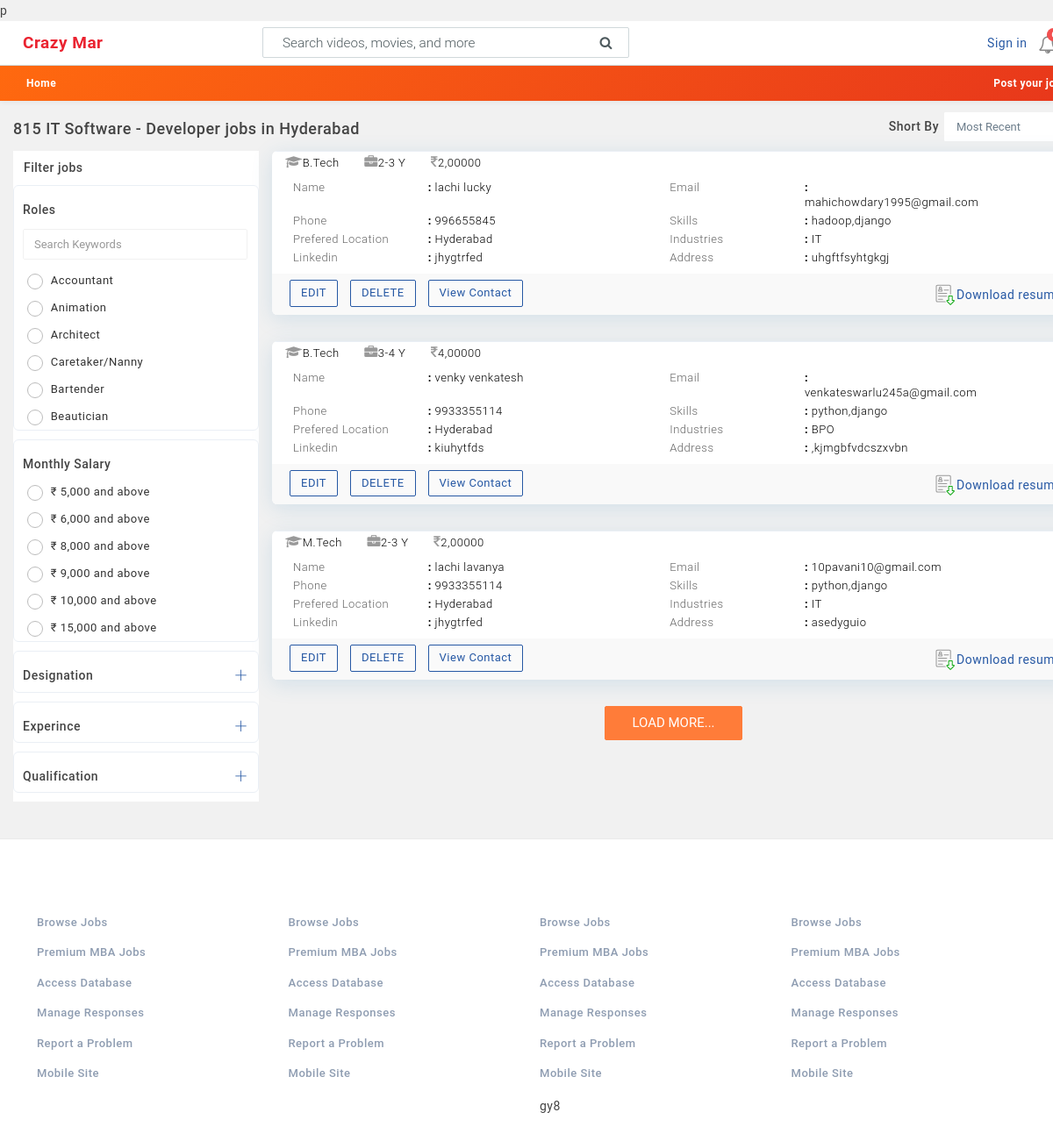
Screenshot of /sav3 with the database file from the repository.
### appsri/models.py (models this page shows)
class Resume(models.Model):
    user_id = models.CharField(max_length=30)
    userr_id = models.CharField(max_length=30)
    frist=models.CharField(max_length=30)
    second=models.CharField(max_length=30)
    email=models.EmailField()
    phone=models.IntegerField()
    designation=models.CharField(max_length=30)
    category=models.ForeignKey(Category,on_delete=models.CASCADE)
    experience=models.CharField(max_length=30)
    industt=models.ForeignKey(Industries,on_delete=models.CASCADE)
    jobtypeeee=models.ForeignKey(Jobtype,on_delete=models.CASCADE)
    expectpa=models.CharField(max_length=30)
    skill=models.CharField(max_length=30)
    photo=models.FileField(upload_to='file/')
    resumess=models.FileField(upload_to='file/')
    birth=models.DateField()
    address=models.CharField(max_length=30)
    city=models.ForeignKey(City,on_delete=models.CASCADE)
    state=models.ForeignKey(State,on_delete=models.CASCADE)
    country=models.ForeignKey(Country,on_delete=models.CASCADE)
    zipcode=models.IntegerField()
    highest=models.CharField(max_length=30)
    year=models.IntegerField()
    company=models.CharField(max_length=30)
    disg=models.CharField(max_length=30)
    dafrom=models.DateField()
    dato=models.DateField()
    facebook=models.CharField(max_length=30)
    google=models.CharField(max_length=30)
    twiteer=models.CharField(max_length=30)
    linkedin=models.CharField(max_length=30)
    Pinterest=models.CharField(max_length=30)
    instagram=models.CharField(max_length=30)

class City(models.Model):
    citys=models.CharField(max_length=30)
    def __str__(self):
        return self.citys

class Industries(models.Model):
    indus=models.CharField(max_length=30)
    ind=models.ImageField(upload_to='iimg/')
    def __str__(self):
        return self.indus

### appsri/views.py (the view)
# urls.py: path('', views.foremployer, name='employee'),
def employee(request):
    browse=Resume.objects.all()
    skill=request.POST.get('skills')
    cityes=request.POST.get('citys')
    expern=request.POST.get('expern')
    if skill:
        browse=browse.filter(skill=skill)
    if   cityes:
        browse=browse.filter(city=cityes)
    if  expern:
        browse=browse.filter(experience=expern)
    return render(request, 'browse_employer.html', {'brow': browse})

### appsri/templates/browse_employer.html (shortened to what this page needs)
p{% extends 'data.html' %}
        {% block content %}
            {% load staticfiles %}
            <div class="full_width main_content">
                    <div class="shopping_main">
                        <div class="home-one">
                            <nav class="navbar navbar-default navbar-mobile light bootsnav">
			<div class="container">
				<div class="collapse navbar-collapse" id="navbar-menu">
					<ul class="nav navbar-nav navbar-left" data-in="fadeInDown" data-out="fadeOutUp">
                        <li><a href="{% url 'employee' %}">Home</a></li>
					</ul>
					<ul class="nav navbar-nav navbar-right">
                        <li><a href="{% url 'job' %}">Post your job</a></li>
					</ul>
				</div>
			</div>
		</nav>
                            <section class="list_jobs">
			<div class="container">
                <div class="row">
							<div class="col-sm-7">
								<h4>815 IT Software - Developer jobs in Hyderabad</h4>
							</div>
							<div class="col-sm-5">
								<div class="fl-right">
									<div class="search-wide">
										<h5>Short By</h5>
									</div>
									<div class="search-wide full">
										<select class="wide form-control">
											<option value="1">Most Recent</option>
										</select>
									</div>
								</div>
							</div>
						</div>
				<div class="row">
					<div class="col-md-3 col-sm-4">
                        <div class="ful_width sidebar_filter">
						<h5 style="margin: 0;padding: 12px;"> Filter jobs</h5>
						<div class="widget-boxed padd-bot-0">
							<div class="widget-boxed-header">
								<h5>Roles</h5>
							</div>
                            <div style="padding: 3px 0 0;" class="widget-boxed-body">
								<div class="search_widget_job">
									<div class="field_w_search">
										<input type="text" class="form-control" placeholder="Search Keywords">
									</div>
								</div>
							</div>
							<div style="padding: 0;" class="widget-boxed-body">
								<div class="side-list no-border">
									<ul id="style-3">
										<li>
                                        <span class="custom-checkbox">
                                            <label for="1"></label>
                                        </span>Accountant
                                        </li>
										<li>
                                        <span class="custom-checkbox">
                                            <label for="1"></label>
                                        </span>Animation
                                        </li>
                                        <li>
                                        <span class="custom-checkbox">
                                            <label for="1"></label>
                                        </span>Architect
                                        </li>
                                        <li>
                                        <span class="custom-checkbox">
                                            <label for="1"></label>
                                        </span>Caretaker/Nanny
                                        </li><li>
                                        <span class="custom-checkbox">
                                            <label for="1"></label>
                                        </span>Bartender
                                        </li>
										<li>
                                        <span class="custom-checkbox">
                                            <label for="1"></label>
                                        </span>Beautician
                                        </li>
									</ul>
								</div>
							</div>
						</div>
						<div class="widget-boxed padd-bot-0">
							<div class="widget-boxed-header">
								<h5>Monthly Salary</h5>
							</div>
							<div style="padding: 0;" class="widget-boxed-body">
								<div class="side-list no-border">
									<ul id="style-3">
										<li>
                                        <span class="custom-checkbox">
                                            <label for="1"></label>
                                        </span>₹ 5,000 and above
                                        </li>
										<li>
                                        <span class="custom-checkbox">
                                            <label for="1"></label>
                                        </span>₹ 6,000 and above
                                        </li>
                                        <li>
                                        <span class="custom-checkbox">
                                            <label for="1"></label>
                                        </span>₹ 8,000 and above
                                        </li><li>
                                        <span class="custom-checkbox">
                                            <label for="1"></label>
                                        </span>₹ 9,000 and above
                                        </li>
										<li>
                                        <span class="custom-checkbox">
                                            <label for="1"></label>
                                        </span>₹ 10,000 and above
                                        </li>
										<li>
                                        <span class="custom-checkbox">
                                            <label for="1"></label>
                                        </span>₹ 15,000 and above
                                        </li>
									</ul>
								</div>
							</div>
						</div>
						<div class="widget-boxed padd-bot-0">
							<div class="widget-boxed-header br-0">
								<h5>Designation <a href="#designation" data-toggle="collapse"><i class="pull-right ti-plus" aria-hidden="true"></i></a></h5>
							</div>
						</div>
						<div class="widget-boxed padd-bot-0">
							<div class="widget-boxed-header br-0">
								<h5>Experince <a href="#experince" data-toggle="collapse"><i class="pull-right ti-plus" aria-hidden="true"></i></a></h5>
							</div>
						</div>
						<div class="widget-boxed padd-bot-0">
							<div class="widget-boxed-header br-0">
								<h5>Qualification <a href="#qualification" data-toggle="collapse"><i class="pull-right ti-plus" aria-hidden="true"></i></a></h5>
							</div>
						</div>
					</div>
                    </div>
                    <div class="no_padding_left col-md-9 col-sm-8">
                        {% for ss in brow %}
						<div class="job-verticle-list">
							<div class="vertical-job-card">
								<div class="vertical-job-body">
									<div class="row">
										<div class="col-md-12 col-sm-12">
											<ul class="can-skils cm_logo_emploer_mian">
                                                 <li>
                                                    <span class="no_margin_left"><i class="fa fa-graduation-cap" aria-hidden="true"></i>{{ ss.highest }}</span>
                                                    <span><i class="fa fa-briefcase" aria-hidden="true"></i>{{ ss.experience }}</span>
                                                    <span><i class="fa fa-inr" aria-hidden="true"></i>{{ ss.expectpa }}</span>
                                                </li>
											</ul>
                                            <ul class="emplouer_detials">
                                                <li>
                                                    <span class="emp_heading">Name</span>
                                                    <span class="emp_repe"> <b>:</b> {{ ss.frist }} {{ ss.second }}</span>
                                                </li>
                                                <li>
                                                    <span class="emp_heading">Email</span>
                                                    <span class="emp_repe"> <b>:</b> {{ ss.email }}</span>
                                                </li>
                                                <li>
                                                    <span class="emp_heading">Phone</span>
                                                    <span class="emp_repe"> <b>:</b> {{ ss.phone }}</span>
                                                </li>
                                                <li>
                                                    <span class="emp_heading">Skills</span>
                                                    <span class="emp_repe"> <b>:</b> {{ ss.skill }}</span>
                                                </li>
                                                <li>
                                                    <span class="emp_heading">Prefered Location</span>
                                                    <span class="emp_repe"> <b>:</b> {{ ss.city }}</span>
                                                </li>
                                                 <li>
                                                    <span class="emp_heading">Industries</span>
                                                    <span class="emp_repe"> <b>:</b> {{ ss.industt }}</span>
                                                </li>
                                                <li>
                                                    <span class="emp_heading">Linkedin</span>
                                                    <span class="emp_repe"> <b>:</b> {{ ss.linkedin }}</span>
                                                </li>
                                                <li>
                                                    <span class="emp_heading"> Address</span>
                                                    <span class="emp_repe"> <b>:</b> {{ ss.address }}</span>
                                                </li>
                                            </ul>
										</div>
									</div>
								</div>
								<div class="vertical-job-footer ertical-job-footer2 vertical-job-footerq">
									<div class="row">
										<div class="col-md-6 col-sm-6 footer_emploer">
											<a href="{% url 'edittes' ss.id %}" class="btn btn-hiring btn-m mrg-5">EDIT</a>
											<a href="{% url 'deletee' ss.id %}" class="btn btn-hiring btn-m mrg-5">DELETE</a>
											<a href="{% url 'profile' ss.id %}" class="btn btn-hiring btn-m mrg-5">View Contact</a>
										</div>
										<div class="col-md-6 col-sm-6">
                                            <a style="float: right;    margin-top: 10px;" href="{{ ss.resumess.url }}" download><img style="display: inline-block;width: 27px;position: relative;top: -2px;" src="{% static 'img/resume.svg' %}">Download resume</a>
                                        </div>
									</div>
								</div>
							</div>
                        </div>
                        {% endfor %}
						<div class="text-center">
							<button type="button" class="btn theme-btn btn-m">Load More...</button>
						</div>
					</div>
                    </div>
			</div>
		</section>
                     {% endblock %}

### rows the page displays
Resume: highest "B.Tech", experience "2-3 Y", expectpa "2,00000", frist "lachi", second "lucky", email "mahichowdary1995@gmail.com", phone "996655845", skill "hadoop,django", city "Hyderabad", industt "IT", linkedin "jhygtrfed", address "uhgftfsyhtgkgj"
Resume: highest "B.Tech", experience "3-4 Y", expectpa "4,00000", frist "venky", second "venkatesh", email "venkateswarlu245a@gmail.com", phone "9933355114", skill "python,django", city "Hyderabad", industt "BPO", linkedin "kiuhytfds", address ",kjmgbfvdcszxvbn"
Resume: highest "M.Tech", experience "2-3 Y", expectpa "2,00000", frist "lachi", second "lavanya", email "10pavani10@gmail.com", phone "9933355114", skill "python,django", city "Hyderabad", industt "IT", linkedin "jhygtrfed", address "asedyguio"
